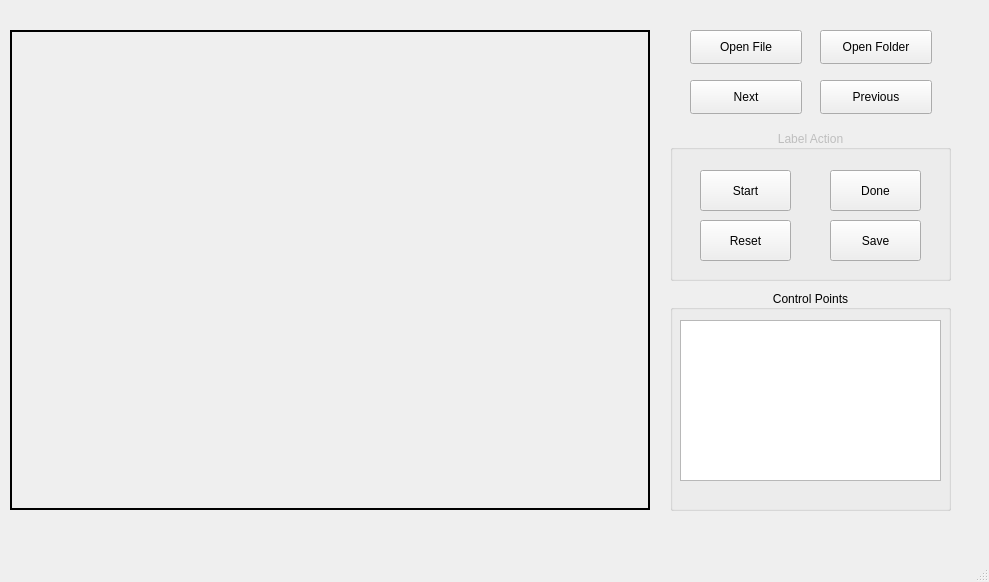
<?xml version="1.0" encoding="UTF-8"?>
<ui version="4.0">
 <class>MainWindow</class>
 <widget class="QMainWindow" name="MainWindow">
  <property name="geometry">
   <rect>
    <x>0</x>
    <y>0</y>
    <width>989</width>
    <height>582</height>
   </rect>
  </property>
  <property name="windowTitle">
   <string>LabelBezier</string>
  </property>
  <widget class="QWidget" name="centralwidget">
   <widget class="QPushButton" name="OpenFile">
    <property name="geometry">
     <rect>
      <x>690</x>
      <y>30</y>
      <width>112</width>
      <height>34</height>
     </rect>
    </property>
    <property name="text">
     <string>Open File</string>
    </property>
   </widget>
   <widget class="QLabel" name="ImageLabel">
    <property name="geometry">
     <rect>
      <x>10</x>
      <y>30</y>
      <width>640</width>
      <height>480</height>
     </rect>
    </property>
    <property name="frameShape">
     <enum>QFrame::WinPanel</enum>
    </property>
    <property name="text">
     <string/>
    </property>
   </widget>
   <widget class="QPushButton" name="LabelButton">
    <property name="enabled">
     <bool>true</bool>
    </property>
    <property name="geometry">
     <rect>
      <x>700</x>
      <y>170</y>
      <width>91</width>
      <height>41</height>
     </rect>
    </property>
    <property name="text">
     <string>Start</string>
    </property>
   </widget>
   <widget class="QGroupBox" name="groupBox">
    <property name="enabled">
     <bool>false</bool>
    </property>
    <property name="geometry">
     <rect>
      <x>670</x>
      <y>130</y>
      <width>281</width>
      <height>151</height>
     </rect>
    </property>
    <property name="title">
     <string>Label Action</string>
    </property>
    <property name="alignment">
     <set>Qt::AlignCenter</set>
    </property>
   </widget>
   <widget class="QPushButton" name="OpenFolder">
    <property name="geometry">
     <rect>
      <x>820</x>
      <y>30</y>
      <width>112</width>
      <height>34</height>
     </rect>
    </property>
    <property name="text">
     <string>Open Folder</string>
    </property>
   </widget>
   <widget class="QGroupBox" name="groupBox_2">
    <property name="geometry">
     <rect>
      <x>670</x>
      <y>290</y>
      <width>281</width>
      <height>221</height>
     </rect>
    </property>
    <property name="title">
     <string>Control Points</string>
    </property>
    <property name="alignment">
     <set>Qt::AlignCenter</set>
    </property>
    <widget class="QListWidget" name="ControlPointList">
     <property name="geometry">
      <rect>
       <x>10</x>
       <y>30</y>
       <width>261</width>
       <height>161</height>
      </rect>
     </property>
    </widget>
   </widget>
   <widget class="QPushButton" name="LabelDone">
    <property name="geometry">
     <rect>
      <x>830</x>
      <y>170</y>
      <width>91</width>
      <height>41</height>
     </rect>
    </property>
    <property name="text">
     <string>Done</string>
    </property>
   </widget>
   <widget class="QPushButton" name="LabelReset">
    <property name="geometry">
     <rect>
      <x>700</x>
      <y>220</y>
      <width>91</width>
      <height>41</height>
     </rect>
    </property>
    <property name="text">
     <string>Reset</string>
    </property>
   </widget>
   <widget class="QPushButton" name="LabelSave">
    <property name="geometry">
     <rect>
      <x>830</x>
      <y>220</y>
      <width>91</width>
      <height>41</height>
     </rect>
    </property>
    <property name="text">
     <string>Save</string>
    </property>
   </widget>
   <widget class="QPushButton" name="OpenNext">
    <property name="geometry">
     <rect>
      <x>690</x>
      <y>80</y>
      <width>112</width>
      <height>34</height>
     </rect>
    </property>
    <property name="text">
     <string>Next</string>
    </property>
   </widget>
   <widget class="QPushButton" name="LabelPrevious">
    <property name="geometry">
     <rect>
      <x>820</x>
      <y>80</y>
      <width>112</width>
      <height>34</height>
     </rect>
    </property>
    <property name="text">
     <string>Previous</string>
    </property>
   </widget>
   <zorder>groupBox_2</zorder>
   <zorder>groupBox</zorder>
   <zorder>OpenFile</zorder>
   <zorder>ImageLabel</zorder>
   <zorder>LabelButton</zorder>
   <zorder>OpenFolder</zorder>
   <zorder>LabelDone</zorder>
   <zorder>LabelReset</zorder>
   <zorder>LabelSave</zorder>
   <zorder>OpenNext</zorder>
   <zorder>LabelPrevious</zorder>
  </widget>
  <widget class="QMenuBar" name="menubar">
   <property name="geometry">
    <rect>
     <x>0</x>
     <y>0</y>
     <width>989</width>
     <height>30</height>
    </rect>
   </property>
  </widget>
  <widget class="QStatusBar" name="statusbar"/>
 </widget>
 <resources/>
 <connections/>
</ui>
